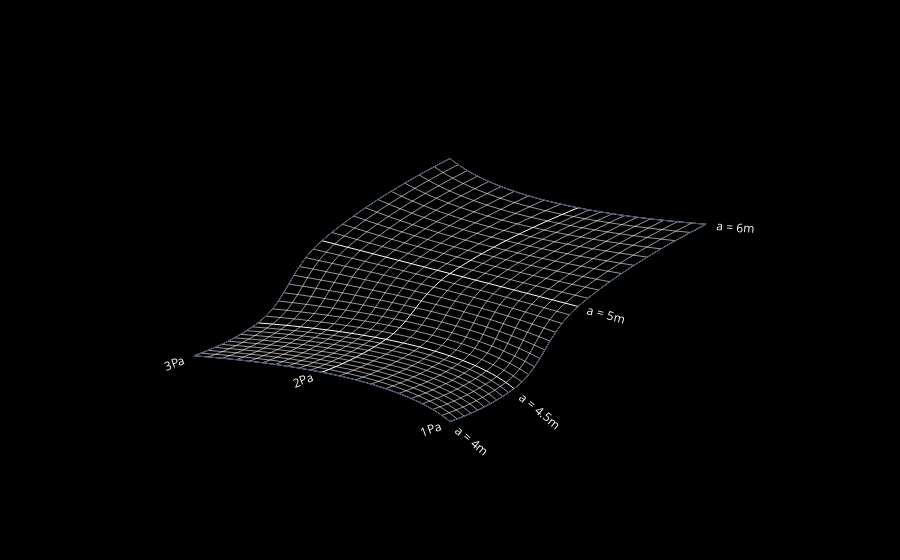

The code cell stored with this chart in its notebook:
### Markdown cell above
<h3 id="Style-A-and-B-axis">Style A and B axis<a class="anchor-link" href="#Style-A-and-B-axis">¶</a></h3>

### Code cell
import plotly.graph_objects as go

fig = go.Figure(go.Carpet(
    a = [4, 4, 4, 4.5, 4.5, 4.5, 5, 5, 5, 6, 6, 6],
    b = [1, 2, 3, 1, 2, 3, 1, 2, 3, 1, 2, 3],
    y = [2, 3.5, 4, 3, 4.5, 5, 5.5, 6.5, 7.5, 8, 8.5, 10],
    aaxis = dict(
        tickprefix = 'a = ',
        ticksuffix = 'm',
        smoothing = 1,
        minorgridcount = 9,
        minorgridwidth = 0.6,
        minorgridcolor = 'white',
        gridcolor = 'white',
        color = 'white'
    ),
    baxis = dict(
        ticksuffix = 'Pa',
        smoothing = 1,
        minorgridcount = 9,
        minorgridwidth = 0.6,
        gridcolor = 'white',
        minorgridcolor = 'white',
        color = 'white'
    )
))

fig.update_layout(
    plot_bgcolor = 'black',
    paper_bgcolor = 'black',
    xaxis = dict(
        showgrid = False,
        showticklabels = False
    ),
    yaxis = dict(
        showgrid = False,
        showticklabels = False
    )
)

fig.show()

### Figure 1 — Plotly figure (JSON) as saved in the notebook; plotly's stock layout.template omitted (floating-point values rounded to 4 significant figures)
{"data": [{"a": [4, 4, 4, 4.5, 4.5, 4.5, 5, 5, 5, 6, 6, 6], "aaxis": {"color": "white", "gridcolor": "white", "minorgridcolor": "white", "minorgridcount": 9, "minorgridwidth": 0.6, "smoothing": 1, "tickprefix": "a = ", "ticksuffix": "m"}, "b": [1, 2, 3, 1, 2, 3, 1, 2, 3, 1, 2, 3], "baxis": {"color": "white", "gridcolor": "white", "minorgridcolor": "white", "minorgridcount": 9, "minorgridwidth": 0.6, "smoothing": 1, "ticksuffix": "Pa"}, "type": "carpet", "y": [2, 3.5, 4, 3, 4.5, 5, 5.5, 6.5, 7.5, 8, 8.5, 10]}], "layout": {"paper_bgcolor": "black", "plot_bgcolor": "black", "xaxis": {"showgrid": false, "showticklabels": false}, "yaxis": {"showgrid": false, "showticklabels": false}}}
